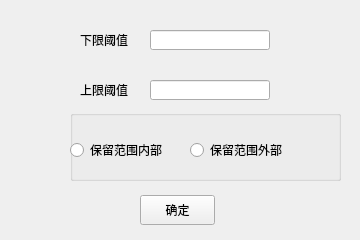
<?xml version="1.0" encoding="UTF-8"?>
<ui version="4.0">
 <class>ThresholdClass</class>
 <widget class="QWidget" name="ThresholdClass">
  <property name="geometry">
   <rect>
    <x>0</x>
    <y>0</y>
    <width>360</width>
    <height>240</height>
   </rect>
  </property>
  <property name="windowTitle">
   <string>阈值设定</string>
  </property>
  <widget class="QLabel" name="label_low">
   <property name="geometry">
    <rect>
     <x>80</x>
     <y>30</y>
     <width>60</width>
     <height>20</height>
    </rect>
   </property>
   <property name="text">
    <string>下限阈值</string>
   </property>
  </widget>
  <widget class="QLabel" name="label_high">
   <property name="geometry">
    <rect>
     <x>80</x>
     <y>80</y>
     <width>60</width>
     <height>20</height>
    </rect>
   </property>
   <property name="text">
    <string>上限阈值</string>
   </property>
  </widget>
  <widget class="QGroupBox" name="groupBox">
   <property name="geometry">
    <rect>
     <x>70</x>
     <y>110</y>
     <width>271</width>
     <height>71</height>
    </rect>
   </property>
   <property name="title">
    <string/>
   </property>
   <widget class="QRadioButton" name="radio_inside">
    <property name="geometry">
     <rect>
      <x>0</x>
      <y>30</y>
      <width>95</width>
      <height>20</height>
     </rect>
    </property>
    <property name="text">
     <string>保留范围内部</string>
    </property>
   </widget>
   <widget class="QRadioButton" name="radio_outside">
    <property name="geometry">
     <rect>
      <x>120</x>
      <y>30</y>
      <width>95</width>
      <height>20</height>
     </rect>
    </property>
    <property name="text">
     <string>保留范围外部</string>
    </property>
   </widget>
  </widget>
  <widget class="QLineEdit" name="ledit_low">
   <property name="geometry">
    <rect>
     <x>150</x>
     <y>30</y>
     <width>120</width>
     <height>20</height>
    </rect>
   </property>
  </widget>
  <widget class="QLineEdit" name="ledit_high">
   <property name="geometry">
    <rect>
     <x>150</x>
     <y>80</y>
     <width>120</width>
     <height>20</height>
    </rect>
   </property>
  </widget>
  <widget class="QPushButton" name="btn_save">
   <property name="geometry">
    <rect>
     <x>140</x>
     <y>195</y>
     <width>75</width>
     <height>30</height>
    </rect>
   </property>
   <property name="text">
    <string>确定</string>
   </property>
  </widget>
 </widget>
 <layoutdefault spacing="6" margin="11"/>
 <resources/>
 <connections/>
</ui>
